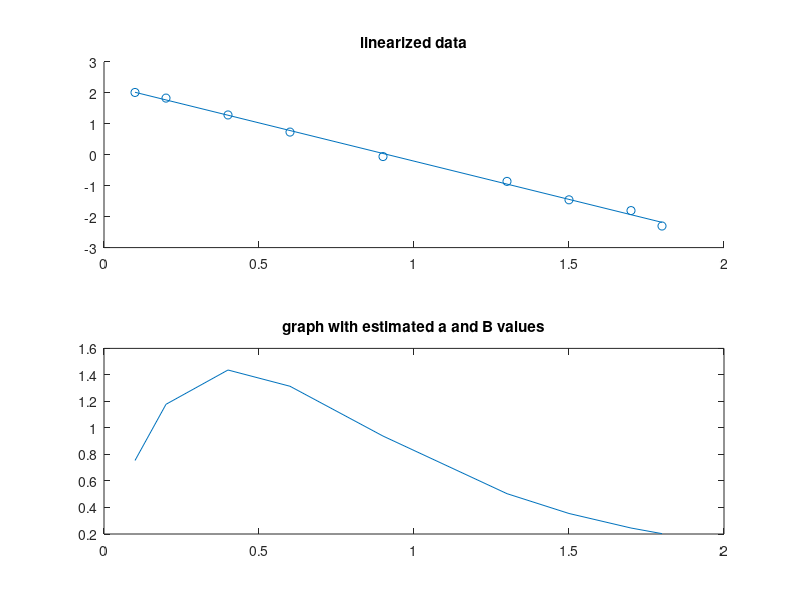

Write the MATLAB code that produced this figure.
%Star Chen 21010264

%y = ax*exp(Bx)
%ln y = ln a + ln x + Bx

%yp = log(y) - log(x)
%ap = ln a 
%yp = ap + Bx 

x = [0.1 0.2 0.4 0.6 0.9 1.3 1.5 1.7 1.8];
y = [0.75 1.25 1.45 1.25 0.85 0.55 0.35 0.28 0.18];
yp = log(y) - log(x)

%finding values of a and B 
p = polyfit(x,yp,1);
a = exp(p(2))
B = p(1)


subplot(2,1,1)
hold on
plot(x,polyval(p,x))
scatter(x,yp)
title('linearized data') 

subplot(2,1,2)
f = @(x)a.*x.*exp(B.*x);
plot(x,f(x))
title('graph with estimated a and B values') 